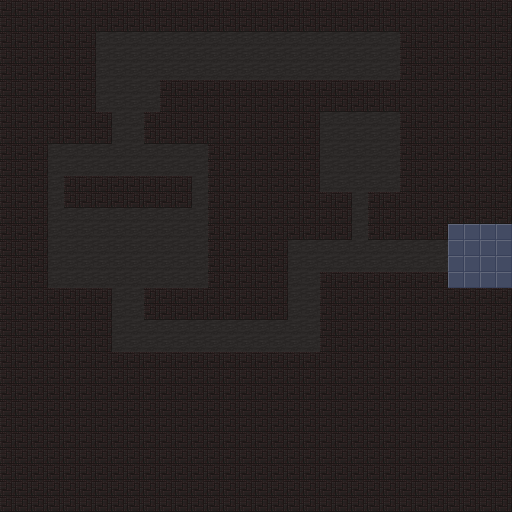

A level layout from a 2D game, rendered from its tile map. Below: a short description, then the map file with tile-grid data replaced by summaries:
An orthogonal 32x32 tile map with 16x16 px tiles, 3 tile layers (Floor, Tile Layer 1, Tile Layer 2) and 11 objects (8x entity, 3x special).

<map version="1.10" tiledversion="1.11.2" orientation="orthogonal" renderorder="right-down" width="32" height="32" tilewidth="16" tileheight="16" infinite="0" nextlayerid="5" nextobjectid="23">
 <tileset firstgid="1" source="../tilesets/voxel.tsx" />
 <layer id="1" name="Floor" width="32" height="32">
  <data>[1024 cells, 1024 non-empty, 2 distinct tile ids]</data>
 </layer>
 <objectgroup id="4" name="Objects">
  <object id="3" name="room_transport" type="special" x="448" y="224" width="64" height="64">
   <properties>
    <property name="direction" value="right" />
   </properties>
  </object>
  <object id="11" name="player_spawn" type="special" x="364.682" y="57.8182">
   <point />
  </object>
  <object id="12" name="basic_enemy" type="entity" x="128" y="256">
   <point />
  </object>
  <object id="15" name="flying_enemy" type="entity" x="304" y="336">
   <point />
  </object>
  <object id="14" name="heart" type="special" x="360" y="154">
   <point />
  </object>
  <object id="16" name="tutorial" type="entity" x="464" y="48">
   <properties>
    <property name="anim" value="move_look" />
   </properties>
   <point />
  </object>
  <object id="17" name="tutorial" type="entity" x="197" y="-6.5">
   <properties>
    <property name="anim" value="movelock" />
   </properties>
   <point />
  </object>
  <object id="18" name="tutorial" type="entity" x="-8" y="110.5">
   <properties>
    <property name="anim" value="attack" />
   </properties>
   <point />
  </object>
  <object id="19" name="tutorial" type="entity" x="368.5" y="315">
   <properties>
    <property name="anim" value="destroy" />
   </properties>
   <point />
  </object>
  <object id="20" name="tutorial" type="entity" x="465" y="334">
   <properties>
    <property name="anim" value="terminal" />
   </properties>
   <point />
  </object>
  <object id="22" name="tutorial" type="entity" x="438.167" y="178.667">
   <properties>
    <property name="anim" value="ping" />
   </properties>
   <point />
  </object>
 </objectgroup>
 <layer id="2" name="Tile Layer 1" width="32" height="32">
  <data>[1024 cells, 781 non-empty, 1 distinct tile ids]</data>
 </layer>
 <layer id="3" name="Tile Layer 2" width="32" height="32">
  <data>[1024 cells, 0 non-empty, 0 distinct tile ids]</data>
 </layer>
</map>
